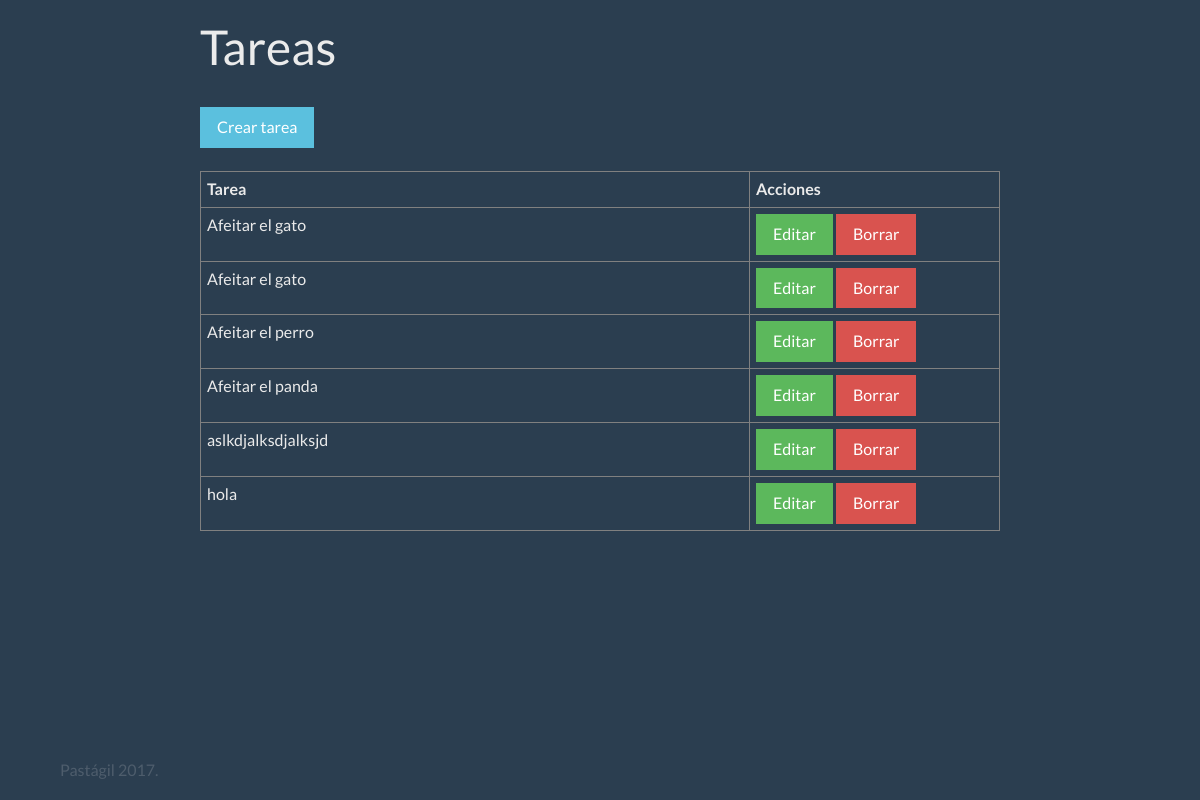
The app's page /, older data.
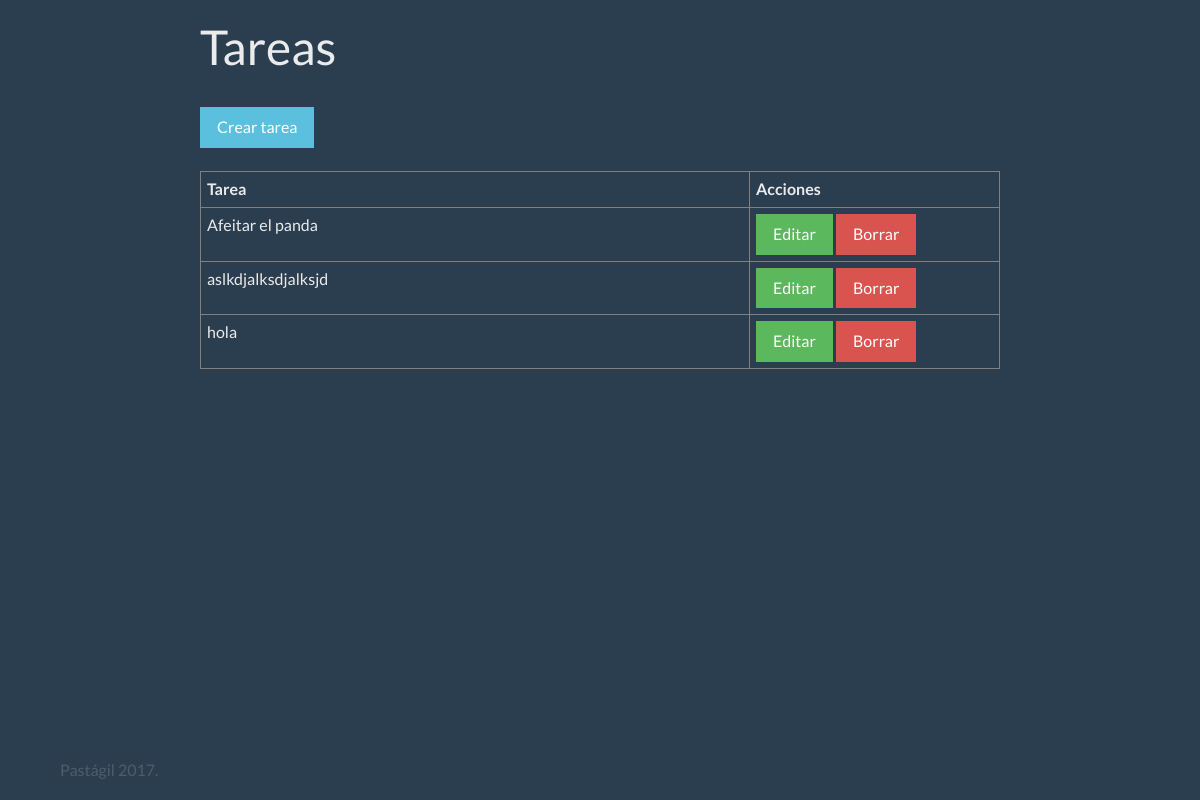
The same page, newer data.
### tasklist/models.py (models this page shows, shortened)
class Task(models.Model):
    description = models.CharField(max_length=200, blank=True, null=True, verbose_name = 'Descripción')
    complete = models.BooleanField(default=False, verbose_name = 'Completada')

### tasklist/views.py (the view)
# urls.py: url(r'^$', TaskListView.as_view(), name='task_list'),
class TaskListView(ListView):
    model = Task
    template_name = "tasklist/task_list.html"
    context_object_name = "tasks"

### tasklist/templates/tasklist/task_list.html (shortened to what this page needs)
{% extends 'base.html' %}
{% block content %}
<h1>Tareas</h1>
<br>
<a class="btn btn-info" href="{% url 'tasklist:task_create' %}">Crear tarea</a>
<br><br>
<table class="table table-bordered">
    <tr>
        <th>Tarea</th>
        <th style="width: 250px;">Acciones</th>
    </tr>
    {% for task in tasks %}
    <tr>
        <td>
            {% if task.complete %}
                <del>{{ task.description }}</del>
            {% else %}
                {{ task.description }}
            {% endif %}
        </td>
        <td>
            <a class="btn btn-success" href="{% url 'tasklist:task_edit' task.id %}">Editar</a>
            <a class="btn btn-danger" href="{% url 'tasklist:task_delete' task.id %}">Borrar</a>
        </td>
    </tr>
    {% endfor %}
</table>
{% endblock %}

### tasklist/templates/base.html (shortened to what this page needs)
{% load staticfiles %}
<!DOCTYPE html>
<html>
    <head>
        <link rel="stylesheet" href="{% static 'css/lib/bootstrap.min.css' %}">
    </head>
    <body>
    <div class="container">
        <div style="margin:10px auto; max-width: 800px">
            {% block content %}{% endblock %}
        </div>
    <footer class="footer">
      <div class="container">
        <span class="text-muted">Pastágil 2017.</span>
      </div>
    </footer>
    </div>
    </body>
</html>

### tasklist/templates/base.html (style rules this page uses)
* { font-size: 16px !important; }
h1 { font-size: 48px !important; }
.table-bordered>tbody>tr>th, .table-bordered>tbody>tr>td { border-color: grey !important; }
.footer { position: absolute; bottom: 0; width: 100%; height: 60px; line-height: 60px; }

Row changes from the older to the newer data that the page shows:
removed Task: description "Afeitar el gato"
removed Task: description "Afeitar el gato"
removed Task: description "Afeitar el perro"
